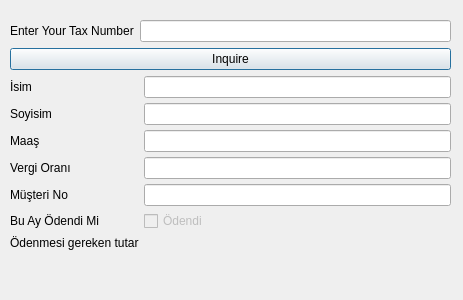
<?xml version="1.0" encoding="UTF-8"?>
<ui version="4.0">
 <class>questioning</class>
 <widget class="QDialog" name="questioning">
  <property name="geometry">
   <rect>
    <x>0</x>
    <y>0</y>
    <width>463</width>
    <height>300</height>
   </rect>
  </property>
  <property name="windowTitle">
   <string>Questioning Screen</string>
  </property>
  <widget class="QWidget" name="">
   <property name="geometry">
    <rect>
     <x>10</x>
     <y>20</y>
     <width>441</width>
     <height>265</height>
    </rect>
   </property>
   <layout class="QGridLayout" name="gridLayout">
    <item row="0" column="0">
     <layout class="QVBoxLayout" name="verticalLayout">
      <item>
       <layout class="QHBoxLayout" name="horizontalLayout">
        <item>
         <widget class="QLabel" name="label">
          <property name="text">
           <string>Enter Your Tax Number</string>
          </property>
         </widget>
        </item>
        <item>
         <widget class="QLineEdit" name="lineEdit"/>
        </item>
       </layout>
      </item>
      <item>
       <widget class="QPushButton" name="pushButton">
        <property name="text">
         <string>Inquire</string>
        </property>
       </widget>
      </item>
     </layout>
    </item>
    <item row="1" column="0">
     <layout class="QFormLayout" name="formLayout">
      <property name="horizontalSpacing">
       <number>5</number>
      </property>
      <property name="verticalSpacing">
       <number>5</number>
      </property>
      <item row="0" column="0">
       <widget class="QLabel" name="lEditName">
        <property name="text">
         <string>İsim</string>
        </property>
       </widget>
      </item>
      <item row="0" column="1">
       <widget class="QLineEdit" name="txtBoxEditName">
        <property name="readOnly">
         <bool>true</bool>
        </property>
       </widget>
      </item>
      <item row="1" column="0">
       <widget class="QLabel" name="lEditSurname">
        <property name="text">
         <string>Soyisim</string>
        </property>
       </widget>
      </item>
      <item row="1" column="1">
       <widget class="QLineEdit" name="txtBoxEditSurname">
        <property name="readOnly">
         <bool>true</bool>
        </property>
       </widget>
      </item>
      <item row="2" column="0">
       <widget class="QLabel" name="lEditSalary">
        <property name="text">
         <string>Maaş</string>
        </property>
       </widget>
      </item>
      <item row="2" column="1">
       <widget class="QLineEdit" name="txtBoxEditSalary">
        <property name="readOnly">
         <bool>true</bool>
        </property>
       </widget>
      </item>
      <item row="3" column="0">
       <widget class="QLabel" name="lEditTaxRatio">
        <property name="text">
         <string>Vergi Oranı</string>
        </property>
       </widget>
      </item>
      <item row="3" column="1">
       <widget class="QLineEdit" name="txtBoxEditTaxRatio">
        <property name="readOnly">
         <bool>true</bool>
        </property>
       </widget>
      </item>
      <item row="4" column="0">
       <widget class="QLabel" name="lEditCustomerNo">
        <property name="text">
         <string>Müşteri No</string>
        </property>
       </widget>
      </item>
      <item row="4" column="1">
       <widget class="QLineEdit" name="txtBoxEditCustomerNo">
        <property name="readOnly">
         <bool>true</bool>
        </property>
       </widget>
      </item>
      <item row="5" column="0">
       <widget class="QLabel" name="lEditPaid">
        <property name="text">
         <string>Bu Ay Ödendi Mi</string>
        </property>
       </widget>
      </item>
      <item row="5" column="1">
       <widget class="QCheckBox" name="cbEdit_2">
        <property name="enabled">
         <bool>false</bool>
        </property>
        <property name="text">
         <string>Ödendi</string>
        </property>
        <property name="checkable">
         <bool>true</bool>
        </property>
        <property name="tristate">
         <bool>false</bool>
        </property>
       </widget>
      </item>
      <item row="6" column="0">
       <widget class="QLabel" name="lEditTotal">
        <property name="text">
         <string>Ödenmesi gereken tutar</string>
        </property>
       </widget>
      </item>
      <item row="6" column="1">
       <widget class="QLabel" name="lEditTotalValue">
        <property name="text">
         <string/>
        </property>
       </widget>
      </item>
     </layout>
    </item>
   </layout>
  </widget>
 </widget>
 <resources/>
 <connections/>
</ui>
